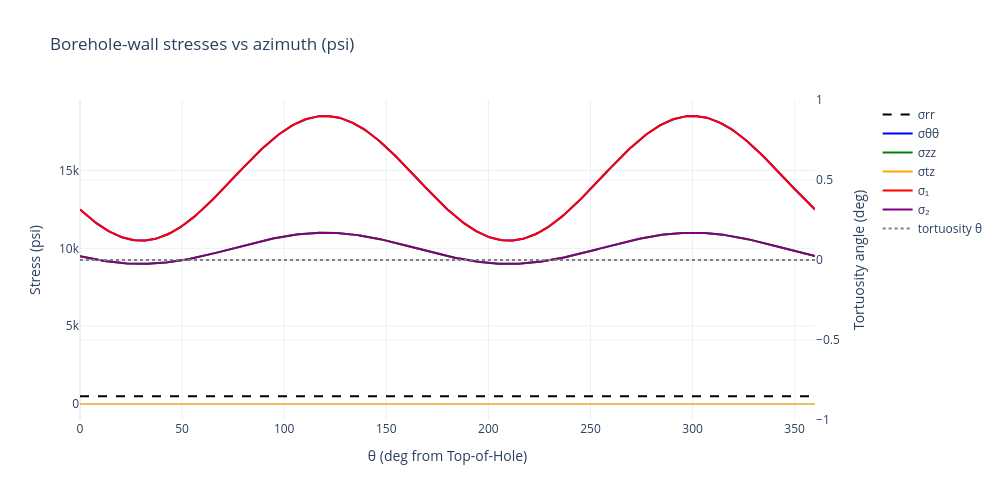

This figure's notebook cell:
### Markdown cell above
## Cartesian QC — stress vs azimuth (psi)

### Code cell
# Cartesian QC — all components vs azimuth (psi), plus tortuosity angle
fig = make_subplots(specs=[[{"secondary_y": True}]])
for name, series, color, dash in [
    ("σrr", wall.sigma_boreholewall_rr, "black", "dash"),
    ("σθθ", wall.sigma_boreholewall_tt, "blue", None),
    ("σzz", wall.sigma_boreholewall_zz, "green", None),
    ("σtz", wall.sigma_boreholewall_tz, "orange", None),
    ("σ₁", principals.sigma_boreholewall_1, "red", None),
    ("σ₂", principals.sigma_boreholewall_2, "purple", None),
]:
    fig.add_trace(go.Scatter(x=theta, y=series, mode="lines", name=name,
                             line=dict(color=color, dash=dash)),
                  secondary_y=False)

fig.add_trace(go.Scatter(x=theta, y=principals.theta_boreholewall_tortuosity, mode="lines",
                         name="tortuosity θ", line=dict(color="gray", dash="dot")),
              secondary_y=True)

fig.add_hline(y=0, line=dict(color="lightgray", width=1))
fig.update_xaxes(title="θ (deg from Top-of-Hole)", range=[0, 360])
fig.update_yaxes(title_text="Stress (psi)", secondary_y=False)
fig.update_yaxes(title_text="Tortuosity angle (deg)", secondary_y=True)
fig.update_layout(title="Borehole-wall stresses vs azimuth (psi)",
                  template="plotly_white", height=500, width=1000)
fig.show()

### Figure 1 — Plotly figure (JSON) as saved in the notebook; plotly's stock layout.template omitted (floating-point values rounded to 4 significant figures; data arrays with more than 128 entries replaced by an {"elided": "..."} marker saying what was removed)
{"data": [{"line": {"color": "black", "dash": "dash"}, "mode": "lines", "name": "σrr", "type": "scatter", "x": {"elided": "361 float values"}, "xaxis": "x", "y": {"elided": "361 float values"}, "yaxis": "y"}, {"line": {"color": "blue"}, "mode": "lines", "name": "σθθ", "type": "scatter", "x": {"elided": "361 float values"}, "xaxis": "x", "y": {"elided": "361 float values"}, "yaxis": "y"}, {"line": {"color": "green"}, "mode": "lines", "name": "σzz", "type": "scatter", "x": {"elided": "361 float values"}, "xaxis": "x", "y": {"elided": "361 float values"}, "yaxis": "y"}, {"line": {"color": "orange"}, "mode": "lines", "name": "σtz", "type": "scatter", "x": {"elided": "361 float values"}, "xaxis": "x", "y": {"elided": "361 float values"}, "yaxis": "y"}, {"line": {"color": "red"}, "mode": "lines", "name": "σ₁", "type": "scatter", "x": {"elided": "361 float values"}, "xaxis": "x", "y": {"elided": "361 float values"}, "yaxis": "y"}, {"line": {"color": "purple"}, "mode": "lines", "name": "σ₂", "type": "scatter", "x": {"elided": "361 float values"}, "xaxis": "x", "y": {"elided": "361 float values"}, "yaxis": "y"}, {"line": {"color": "gray", "dash": "dot"}, "mode": "lines", "name": "tortuosity θ", "type": "scatter", "x": {"elided": "361 float values"}, "xaxis": "x", "y": {"elided": "361 float values"}, "yaxis": "y2"}], "layout": {"height": 500, "shapes": [{"line": {"color": "lightgray", "width": 1}, "type": "line", "x0": 0, "x1": 1, "xref": "x domain", "y0": 0, "y1": 0, "yref": "y"}], "title": {"text": "Borehole-wall stresses vs azimuth (psi)"}, "width": 1000, "xaxis": {"anchor": "y", "domain": [0.0, 0.94], "range": [0, 360], "title": {"text": "θ (deg from Top-of-Hole)"}}, "yaxis": {"anchor": "x", "domain": [0.0, 1.0], "title": {"text": "Stress (psi)"}}, "yaxis2": {"anchor": "x", "overlaying": "y", "side": "right", "title": {"text": "Tortuosity angle (deg)"}}}}
